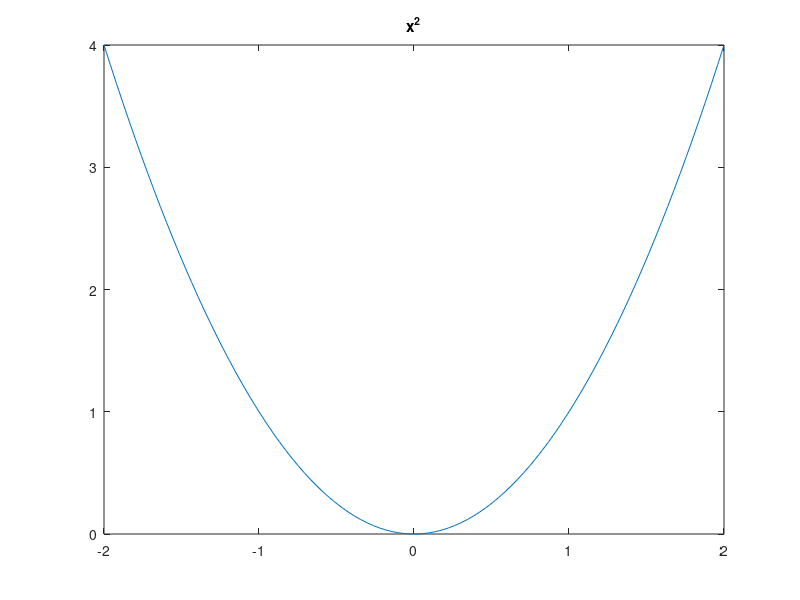
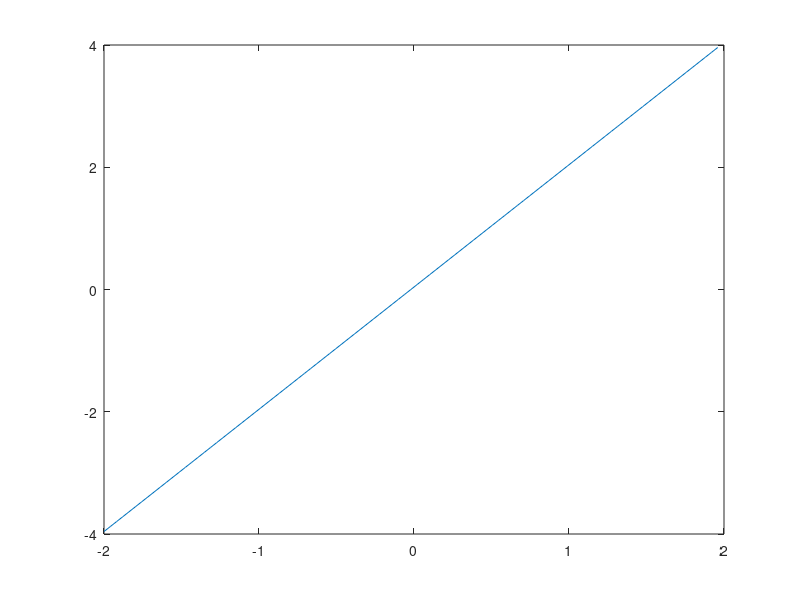
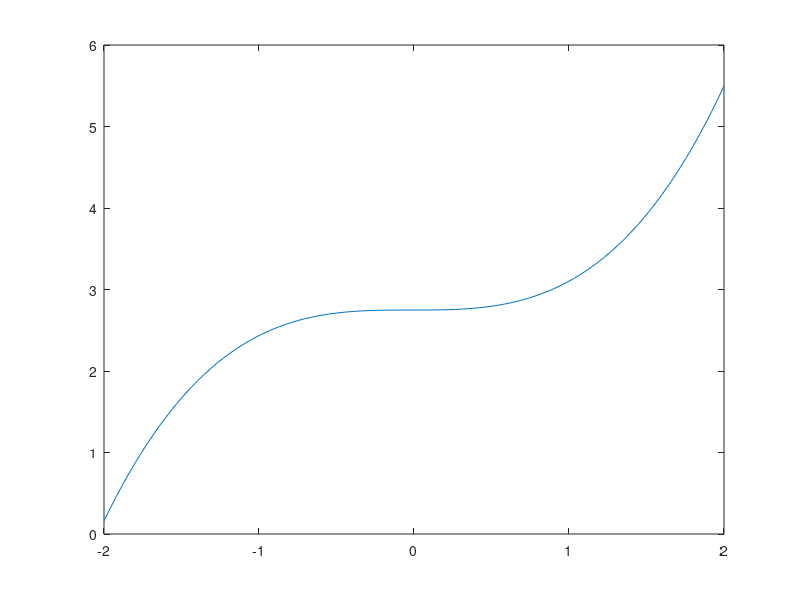
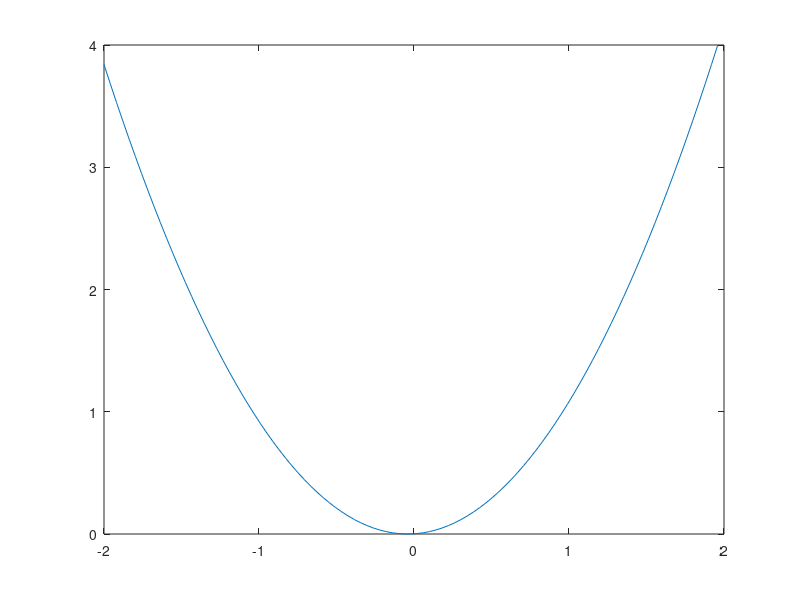

The MATLAB script that drew these images, in order:
%% Numerical estimation of integrals and derivatives
% Numerical integration and differentiation are a staple of numerical
% computing. We will now see how easy these are in MATLAB!
clc; clear; close all;

%% The diff and cumsum functions
% Note the lengths of z, zdiff, and zcumsum! (Fencepost problem)
z = [0 5 -2 3 4];
zdiff = diff(z);
zcumsum = cumsum(z);

%% Setup: A simple function
% Let's start with a simple example: y = x.^2. The domain is N points 
% linearly sampled from lo to hi.
lo = -2;
hi = 2;
N = 1e2;

x = linspace(lo, hi, N);
y = x.^2;
plot(x, y);
title('x^2');

%% Numerical (Approximate) Derivatives
% We can calculate a difference quotient between each pair of (x,y) points
% using the diff() function.
dydx = diff(y)./diff(x);    % difference quotient

figure();
plot(x(1:end-1), dydx);

%% Numerical (Approximate) Integrals
% Now suppose we want to approximate the cumulative integral (Riemann sum)
% of a function.
xdiff = diff(x);
dx = xdiff(1);              % spacing between points
dx = (hi-lo) / (N-1);       % alternative to the above (note: N-1)

Y = cumsum(y) * dx;         % Riemann sum

figure();
plot(x, Y);

%% Error metrics: Check how close we are!
% dydx should be derivative of x.^2 = 2*x
dydx_actual = 2 * x;

% Y should be \int_{-2}^{x}{t.^2 dt}
Y_actual = (x .^3 - (-2)^3) / 3;

% Slightly more accurate -- can you figure out why?
% Y_actual = (x .^3 - (-2-dx)^3) / 3;

% Error metric: MSE (mean square error) or RMSE (root mean square error)
% Try changing N and see how the error changes. Try this with both the
% integral and derivative.

% estimated = dydx;
% actual = dydx_actual(1:end-1);
estimated = Y;
actual = Y_actual;
mse = mean((estimated - actual) .^ 2);
rmse = rms(estimated - actual);

%% Fundamental Theorem of Calculus
% Now, use the approximate derivative to get the original function, y back 
% as yhat and plot it.  You may need to use/create another variable for
% the x axis when plotting.
figure();
yhat = diff(Y)./diff(x);    % differentiate Y
plot(x(1:end-1), yhat);

figure();
yhat2 = cumsum(dydx) * dx;  % integrate dydx
plot(x(1:end-1), yhat2);